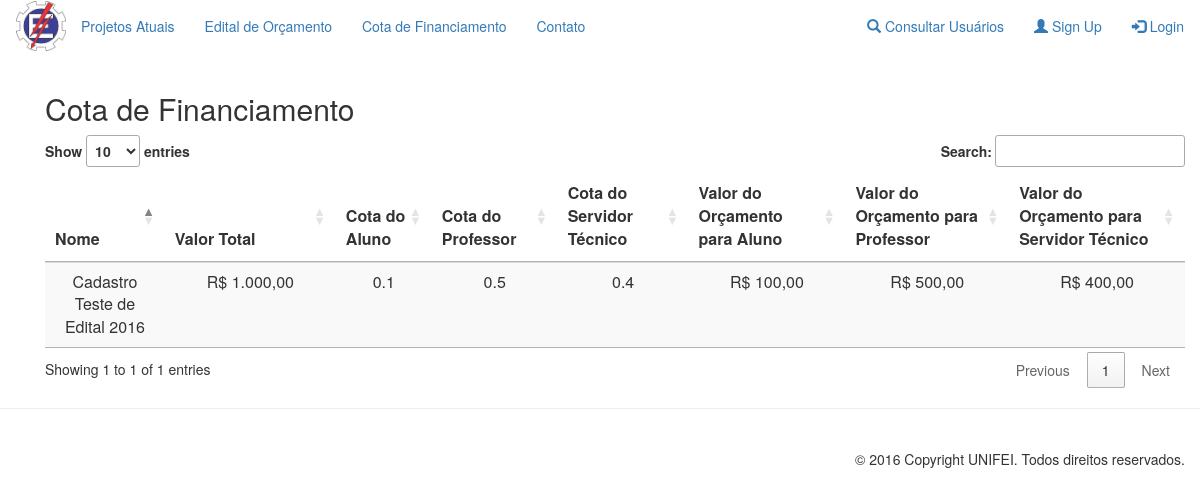
The app's page /pages/cotaFinancimaento/infoCotaFinanciamento.php, older data.
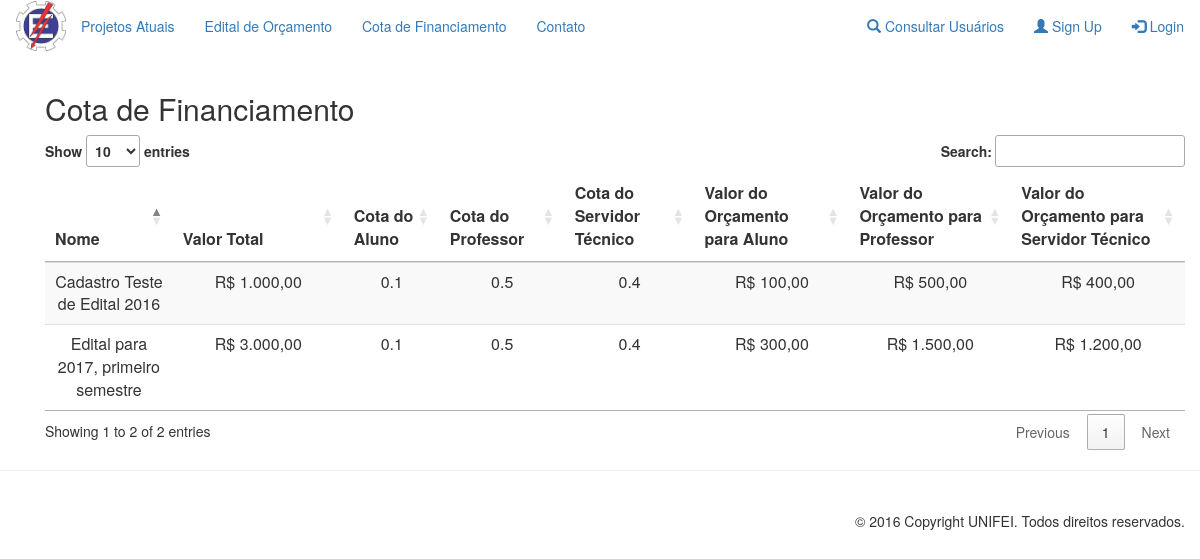
The same page, newer data.
### tables this page shows
CREATE TABLE `editalorcamento` (
  `id` int(11) NOT NULL,
  `nome` varchar(50) NOT NULL,
  `dataPublicacao` date NOT NULL,
  `dataTermino` date NOT NULL,
  `valTotal` float NOT NULL,
  `valMin` float NOT NULL,
  `valMax` float NOT NULL,
  `arquivo` varchar(30) NOT NULL,
  `cotaAluno` float NOT NULL,
  `cotaProfessor` float NOT NULL,
  `cotaServ` float NOT NULL,
  `qtdAluno` int(11) NOT NULL,
  `qtdProfessor` int(11) NOT NULL,
  `qtdServ` int(11) NOT NULL,
  `valTotalAluno` float NOT NULL,
  `valTotalProfessor` float NOT NULL,
  `valTotalServ` float NOT NULL,
  `valIndAluno` float NOT NULL,
  `valIndProfessor` float NOT NULL,
  `valIndServ` float NOT NULL
);

### functions/functionsBd.php (called while the page is built, shortened)
<?php
function consultaCotaFinanciameno()
{
    RETURN mysql_query("SELECT * FROM editalorcamento");
}
?>

### pages/cotaFinancimaento/infoCotaFinanciamento.php (the view, shortened to what this page needs)
<?php
require_once '../../functions/functionsBd.php';
?>
<section id="infoCotaFinanciamento" class="container">
    <div class="container">
        <h2 class="sub-header">Cota de Financiamento</h2>
        <div class="table-responsive">
            <script>$(document).ready(function ()
                {
                    $('#listarCotaFinanciamento').DataTable();
                });
            </script>
            <table id="listarCotaFinanciamento" class="table table-striped">
                <thead>
                    <tr>
                        <th>Nome</th>
                        <th>Valor Total</th>
                        <th>Cota do Aluno</th>
                        <th>Cota do Professor</th>
                        <th>Cota do Servidor Técnico</th>
                        <th>Valor do Orçamento para Aluno</th>
                        <th>Valor do Orçamento para Professor</th>
                        <th>Valor do Orçamento para Servidor Técnico</th>
                    </tr>
                </thead>
                <tbody>
                    <?php
                    $query = consultaCotaFinanciameno();
                    while ($dados = mysql_fetch_array(($query)))
                    {
                        echo "<tr style='text-align: center'>"
                        . "<td> " . $dados['nome'] . "</td>
                                      <td width='15%'> R$ " . number_format($dados['valTotal'], 2, ',', '.') . "</td>
                                      <td> " . $dados['cotaAluno'] . "</td>
                                      <td> " . $dados['cotaProfessor'] . "</td>
                                      <td> " . $dados['cotaServ'] . "</td>
                                      <td> R$ " . number_format($dados['valTotalAluno'], 2, ',', '.') . "</td>
                                      <td> R$ " . number_format($dados['valTotalProfessor'], 2, ',', '.') . "</td>
                                      <td> R$ " . number_format($dados['valTotalServ'], 2, ',', '.') . "</td>"
                        . "</tr>";
                    }
                    ?>
                </tbody>
            </table>
        </div>
    </div>
</section>
<?php include("../template/footer.php") ?>

Row changes from the older to the newer data that the page shows:
added editalorcamento: nome "Edital para 2017, primeiro semestre", valTotal "3.000,00", cotaAluno "0.1", cotaProfessor "0.5", cotaServ "0.4", valTotalAluno "300,00", valTotalProfessor "1.500,00", valTotalServ "1.200,00"
Text that changed along with them:
text written by a page script: "Show entries Search: Showing 1 to 1 of 1 entries Previous 1 Next" → "Show entries Search: Showing 1 to 2 of 2 entries Previous 1 Next"
